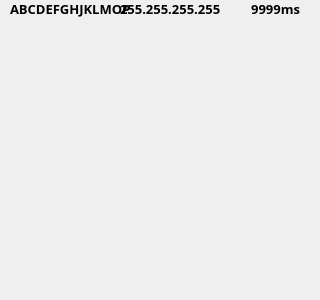
<?xml version="1.0" encoding="UTF-8"?>
<ui version="4.0">
 <class>DeskPing</class>
 <widget class="QMainWindow" name="DeskPing">
  <property name="geometry">
   <rect>
    <x>0</x>
    <y>0</y>
    <width>320</width>
    <height>300</height>
   </rect>
  </property>
  <property name="minimumSize">
   <size>
    <width>1</width>
    <height>1</height>
   </size>
  </property>
  <property name="maximumSize">
   <size>
    <width>180000</width>
    <height>180000</height>
   </size>
  </property>
  <property name="contextMenuPolicy">
   <enum>Qt::NoContextMenu</enum>
  </property>
  <property name="acceptDrops">
   <bool>false</bool>
  </property>
  <property name="windowTitle">
   <string>DeskPing</string>
  </property>
  <property name="windowOpacity">
   <double>1.000000000000000</double>
  </property>
  <widget class="QWidget" name="centralwidget">
   <property name="styleSheet">
    <string notr="true">background-color: rgba(255, 255, 255, 0);</string>
   </property>
   <widget class="QLabel" name="txtName">
    <property name="geometry">
     <rect>
      <x>10</x>
      <y>0</y>
      <width>120</width>
      <height>16777215</height>
     </rect>
    </property>
    <property name="minimumSize">
     <size>
      <width>100</width>
      <height>300</height>
     </size>
    </property>
    <property name="font">
     <font>
      <family>Monospac821 BT</family>
      <pointsize>10</pointsize>
      <bold>true</bold>
      <kerning>false</kerning>
     </font>
    </property>
    <property name="cursor">
     <cursorShape>ArrowCursor</cursorShape>
    </property>
    <property name="text">
     <string>ABCDEFGHJKLMOP</string>
    </property>
    <property name="scaledContents">
     <bool>true</bool>
    </property>
    <property name="alignment">
     <set>Qt::AlignLeading|Qt::AlignLeft|Qt::AlignTop</set>
    </property>
    <property name="wordWrap">
     <bool>true</bool>
    </property>
   </widget>
   <widget class="QLabel" name="txtIp">
    <property name="geometry">
     <rect>
      <x>120</x>
      <y>0</y>
      <width>120</width>
      <height>16777215</height>
     </rect>
    </property>
    <property name="minimumSize">
     <size>
      <width>100</width>
      <height>300</height>
     </size>
    </property>
    <property name="font">
     <font>
      <family>Monospac821 BT</family>
      <pointsize>10</pointsize>
      <bold>true</bold>
      <kerning>false</kerning>
     </font>
    </property>
    <property name="cursor">
     <cursorShape>ArrowCursor</cursorShape>
    </property>
    <property name="text">
     <string>255.255.255.255</string>
    </property>
    <property name="alignment">
     <set>Qt::AlignLeading|Qt::AlignLeft|Qt::AlignTop</set>
    </property>
   </widget>
   <widget class="QLabel" name="txtPing">
    <property name="geometry">
     <rect>
      <x>190</x>
      <y>0</y>
      <width>110</width>
      <height>3000</height>
     </rect>
    </property>
    <property name="minimumSize">
     <size>
      <width>1</width>
      <height>1</height>
     </size>
    </property>
    <property name="maximumSize">
     <size>
      <width>3000</width>
      <height>3000</height>
     </size>
    </property>
    <property name="font">
     <font>
      <family>Monospac821 BT</family>
      <pointsize>10</pointsize>
      <bold>true</bold>
      <kerning>false</kerning>
     </font>
    </property>
    <property name="cursor">
     <cursorShape>ArrowCursor</cursorShape>
    </property>
    <property name="text">
     <string>9999ms</string>
    </property>
    <property name="alignment">
     <set>Qt::AlignRight|Qt::AlignTop|Qt::AlignTrailing</set>
    </property>
   </widget>
  </widget>
 </widget>
 <resources/>
 <connections/>
</ui>
